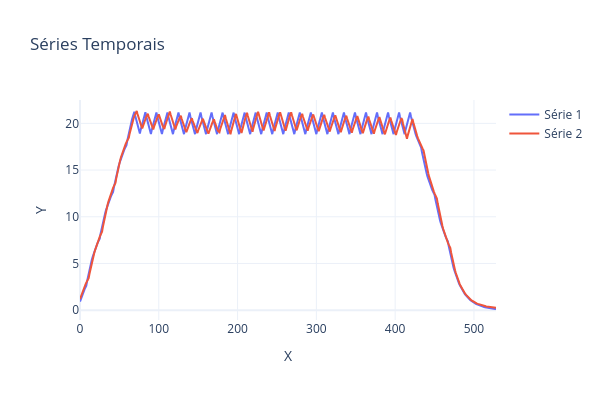

Notebook code cell kept with this figure:
### Code cell
i = 2
PlotSeriesPLY(ySeries=[sR[i],sP[i]])

### Figure 1 — Plotly figure (JSON) as saved in the notebook; plotly's stock layout.template omitted (floating-point values rounded to 4 significant figures; data arrays with more than 128 entries replaced by an {"elided": "..."} marker saying what was removed)
{"data": [{"mode": "lines", "name": "Série 1", "type": "scatter", "x": {"elided": "529 int values"}, "xaxis": "x", "y": {"elided": "529 float values"}, "yaxis": "y"}, {"mode": "lines", "name": "Série 2", "type": "scatter", "x": {"elided": "529 int values"}, "xaxis": "x", "y": {"elided": "529 float values"}, "yaxis": "y"}], "layout": {"height": 400, "title": {"text": "Séries Temporais"}, "width": 600, "xaxis": {"anchor": "y", "domain": [0, 1], "title": {"text": "X"}}, "yaxis": {"anchor": "x", "domain": [0, 1], "title": {"text": "Y"}}}}
